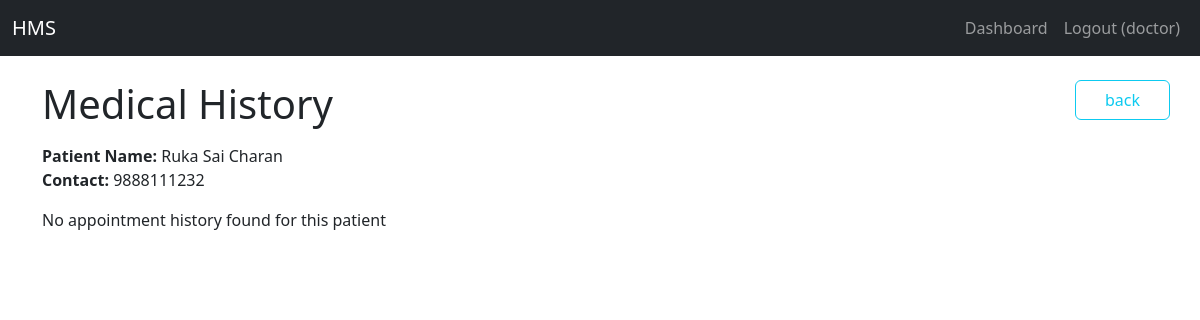
The app's page /patient_history/1 (signed in), older data.
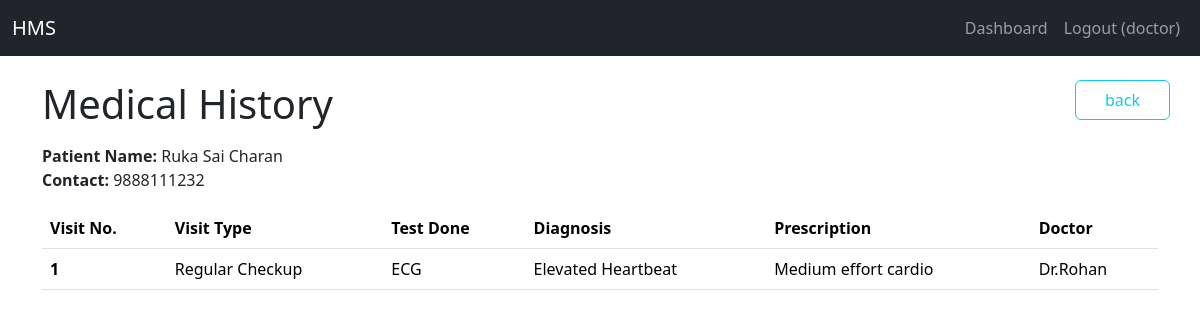
The same page, newer data.
### models.py (models this page shows)
class Appointment(db.Model):
    id = db.Column(db.Integer, primary_key=True)
    patient_id = db.Column(db.Integer, db.ForeignKey('patient.id'), nullable=False)
    doctor_id = db.Column(db.Integer, db.ForeignKey('doctor.id'), nullable=False)
    appointment_date = db.Column(db.String(100), nullable=False)
    status = db.Column(db.String(50), default='Booked') # e.g., Booked, Completed, Cancelled

class Treatment(db.Model):
    id = db.Column(db.Integer, primary_key=True)
    appointment_id = db.Column(db.Integer, db.ForeignKey('appointment.id'), nullable=False)
    visit_type =  db.Column(db.String(50), default='Routine', nullable=False)
    test_done = db.Column(db.String(50), nullable=False)
    diagnosis = db.Column(db.String(100), nullable=False)
    prescription = db.Column(db.Text, nullable=False)

class Doctor(db.Model):
    id = db.Column(db.Integer, primary_key=True)
    user_id = db.Column(db.Integer, db.ForeignKey('user.id'), nullable=False)
    department_id = db.Column(db.Integer, db.ForeignKey('department.id'), nullable=False)
    name = db.Column(db.String(100), nullable=False)
    dob = db.Column(db.DateTime, nullable=False)
    experience = db.Column(db.Integer, nullable=False)
    specialization = db.Column(db.String(100), nullable=False)
    qualifications = db.Column(db.String(100), nullable=True)
    availability = db.Column(db.String(200), default='{}')

### app.py (the view, shortened to what this page needs)
@app.route('/patient_history/<int:patient_id>')
def patient_history(patient_id):
    if 'user_id' not in session or session.get('role') not in ('doctor', 'admin', 'patient'):
        flash('Unauthorized access')
        return redirect(url_for('login'))
    patient = Patient.query.get_or_404(patient_id)
    doctor = Doctor.query.filter_by(user_id=session['user_id']).first()
    all_appts = Appointment.query.filter_by(
        patient_id=patient.id,
        status="Completed"
    ).all()
    history = []
    for appt in all_appts:
        treatment = Treatment.query.filter_by(appointment_id=appt.id).first()
        doctor_treated = Doctor.query.filter_by(id=appt.doctor_id).first()
        history.append({
            'appointment': appt,
            'treatment': treatment,  # This will be None if not completed
            'doctor': doctor
        })
    return render_template(
        'patient_history.html',
        patient=patient,
        history=history
    )

### templates/patient_history.html (shortened to what this page needs)
{% extends "base.html" %}
{% block content %}
    <div class="row my-2">
        <div class="col-11">
            <h1>Medical History</h1>
        </div>
        <button onclick="goBack()" class="btn btn-outline-info mb-3 col-1">back</button>
    </div>
    <p><strong>Patient Name:</strong> {{ patient.name }}<br/>
    <strong>Contact:</strong> {{ patient.contact }}</p>
    {% if not history %}
        <p>No appointment history found for this patient</p>
    {% else %}
        <table class="table">
            <thead>
                <tr>
                <th scope="col">Visit No.</th>
                <th scope="col">Visit Type</th>
                <th scope="col">Test Done</th>
                <th scope="col">Diagnosis</th>
                <th scope="col">Prescription</th>
                <th scope="col">Doctor</th>
                </tr>
            </thead>
            <tbody>
            {% for item in history %}
                <tr>
                    <th scope="row">{{item.appointment.id}}</th>
                    <td>{{item.treatment.visit_type}}</td>
                    <td>{{item.treatment.test_done}}</td>
                    <td>{{item.treatment.diagnosis}}</td>
                    <td>{{item.treatment.prescription}}</td>
                    <td>Dr.{{item.doctor.name}}</td>
                </tr>
            {% endfor %}
            </tbody>
        </table>
    {% endif %}
{% endblock %}

Row changes from the older to the newer data that the page shows:
now on this page (row edited): Appointment: appointment.id "1"
added Treatment: treatment.visit_type "Regular Checkup", treatment.test_done "ECG", treatment.diagnosis "Elevated Heartbeat", treatment.prescription "Medium effort cardio"
now on this page (row unchanged): Doctor: doctor.name "Rohan"
Text that changed along with them:
text no longer shown: "No appointment history found for this patient"
text now shown: "Visit No. Visit Type Test Done Diagnosis Prescription Doctor"
new list line: "Dr."
